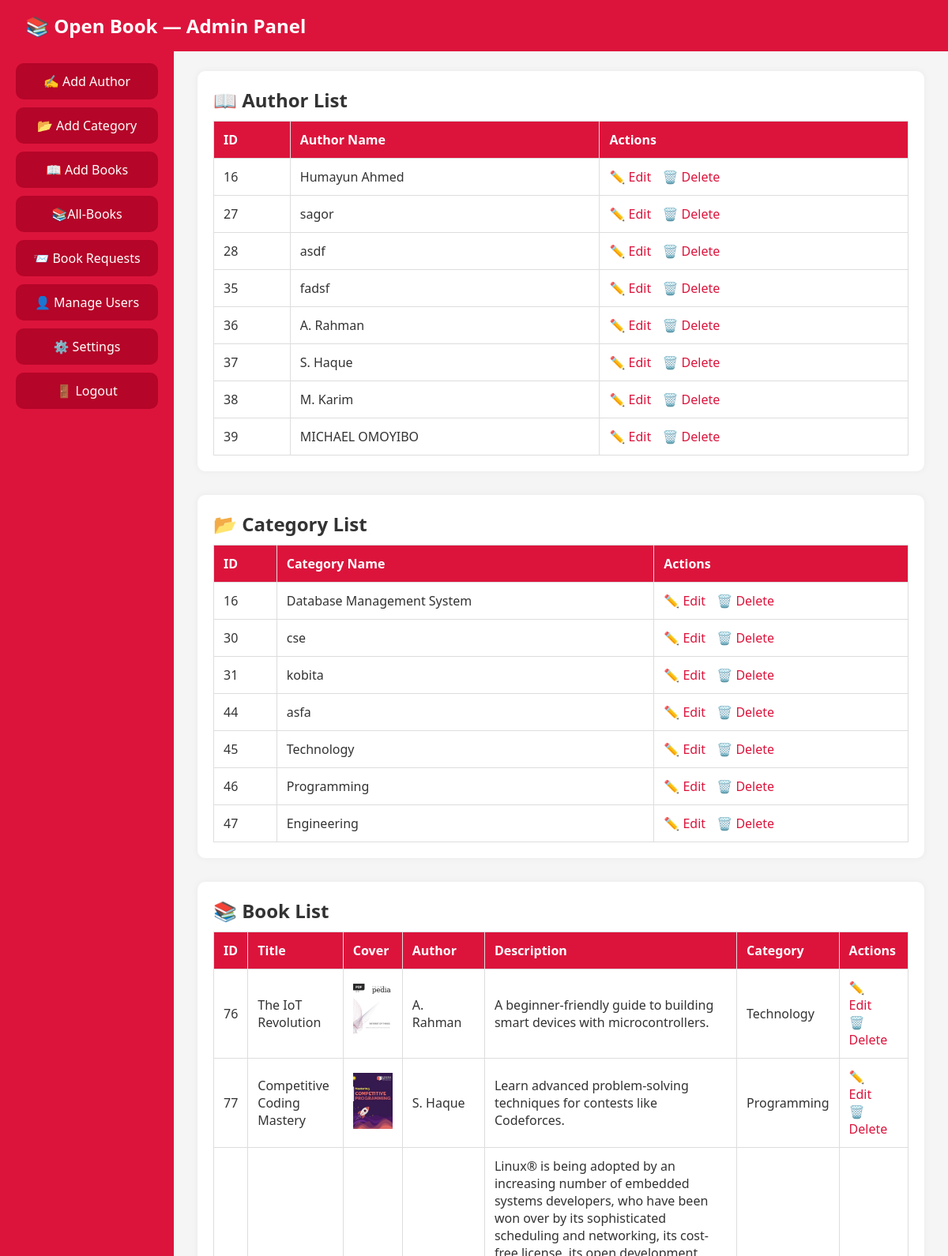
Before: /admin/admin.php (upper part) with the older database file.
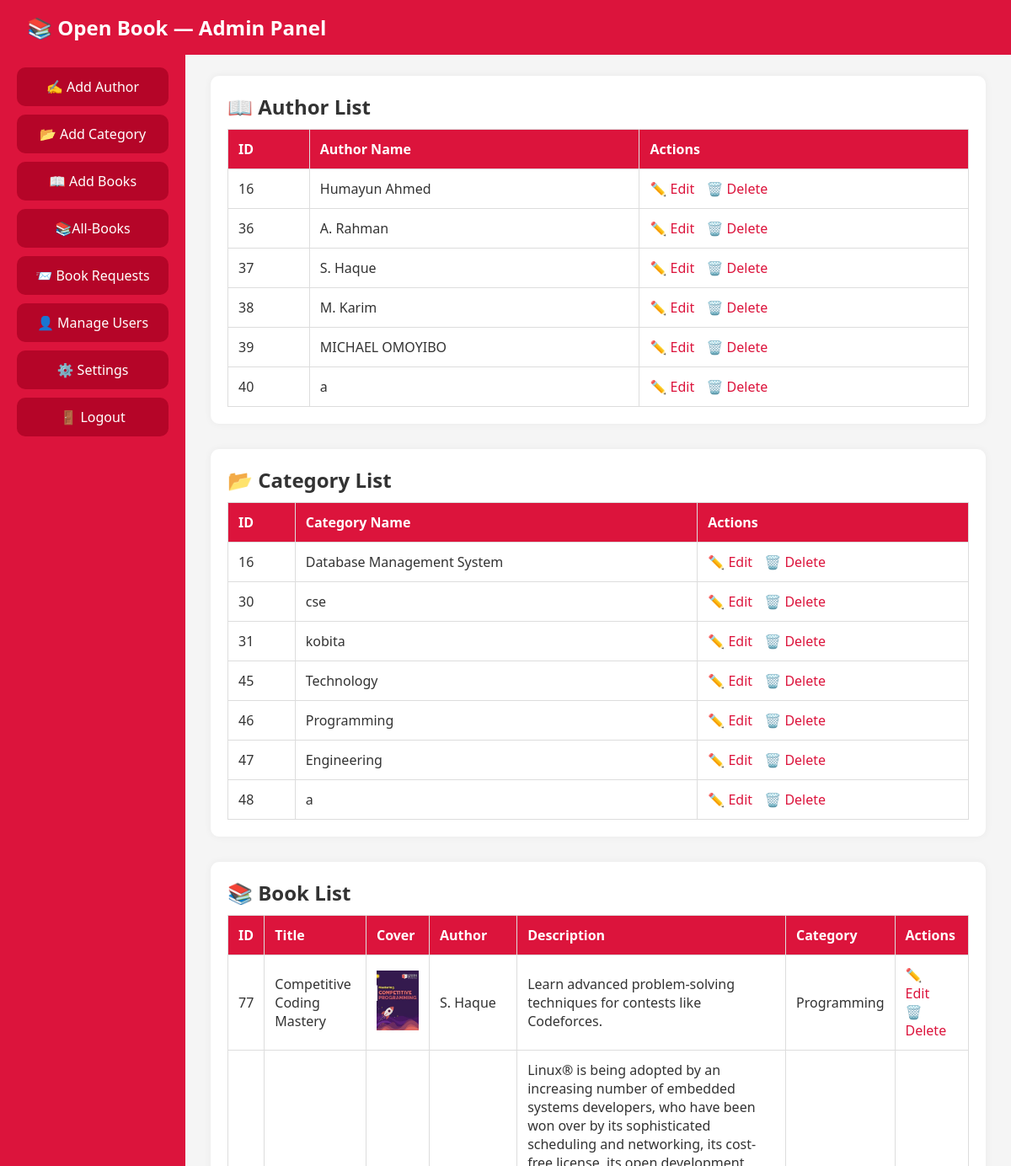
After: the same page with the newer database file.
### tables this page shows
CREATE TABLE `authors` (
  `id` int(11) NOT NULL,
  `name` varchar(30) NOT NULL
);

CREATE TABLE `category` (
  `id` int(11) NOT NULL,
  `name` varchar(30) NOT NULL
);

CREATE TABLE `books` (
  `id` int(11) NOT NULL,
  `title` varchar(255) NOT NULL,
  `description` text DEFAULT NULL,
  `author_id` int(11) DEFAULT NULL,
  `category_id` int(11) DEFAULT NULL,
  `cover` varchar(255) DEFAULT NULL,
  `file` varchar(255) DEFAULT NULL,
  `created_at` timestamp NOT NULL DEFAULT current_timestamp(),
  `isbn` varchar(20) DEFAULT NULL,
  `isbn_raw` varchar(30) DEFAULT NULL
);

### admin/admin.php (the view, shortened to what this page needs)
<?php
include "db_conn.php";
$authorQuery = "SELECT * FROM authors";
$authorResult = $conn->query($authorQuery);
$categoryQuery = "SELECT * FROM category";
$categoryResult = $conn->query($categoryQuery);
$booksQuery = "
    SELECT
        books.id,
        books.title,
        books.cover,
        books.description,
        authors.name AS author_name,
        category.name AS category_name
    FROM books
    LEFT JOIN authors ON books.author_id = authors.id
    LEFT JOIN category ON books.category_id = category.id
";
$booksresult = $conn->query($booksQuery);
?>
<!DOCTYPE html>
<html lang="en">
<head>
    <link rel="stylesheet" href="admin.css">
</head>
<body>
    <div class="navbar">
        📚 Open Book — Admin Panel
    </div>
    <div class="container">
        <aside class="sidebar" id="sidebar">
            <ul>
                <li onclick="navigateTo('add-author.php')">✍️ Add Author</li>
                <li onclick="navigateTo('add-category.php')">📂 Add Category</li>
                <li onclick="navigateTo('add-books.php')">📖 Add Books</li>
                <li onclick="navigateTo('../books.php')">📚All-Books</li>
                <li onclick="navigateTo('../index.php')">📨 Book Requests</li>
                <li onclick="navigateTo('admin.php')">👤 Manage Users</li>
                <li onclick="navigateTo('settings.php')">⚙️ Settings</li>
                <li onclick="navigateTo('logout.php')">🚪 Logout</li>
            </ul>
        </aside>
        <main class="content">
            <div class="card">
                <h2>📖 Author List</h2>
                <table>
                    <tr>
                        <th>ID</th>
                        <th>Author Name</th>
                        <th>Actions</th>
                    </tr>
                    <?php while ($row = $authorResult->fetch_assoc()): ?>
                        <tr>
                            <td><?= $row['id']; ?></td>
                            <td><?= htmlspecialchars($row['name']); ?></td>
                            <td>
                                <a href="update-author.php?id=<?= $row['id']; ?>">✏️ Edit</a>
                                <a href="delete-author.php?id=<?= $row['id']; ?>"
                                    onclick="return confirm('Are you sure?')">🗑️ Delete</a>
                            </td>
                        </tr>
                    <?php endwhile; ?>
                </table>
            </div>
            <div class="card">
                <h2>📂 Category List</h2>
                <table>
                    <tr>
                        <th>ID</th>
                        <th>Category Name</th>
                        <th>Actions</th>
                    </tr>
                    <?php while ($row = $categoryResult->fetch_assoc()): ?>
                        <tr>
                            <td><?= $row['id']; ?></td>
                            <td><?= htmlspecialchars($row['name']); ?></td>
                            <td>
                                <a href="update-category.php?id=<?= $row['id']; ?>">✏️ Edit</a>
                                <a href="delete-category.php?id=<?= $row['id']; ?>"
                                    onclick="return confirm('Are you sure?')">🗑️ Delete</a>
                            </td>
                        </tr>
                    <?php endwhile; ?>
                </table>
            </div>
            <div class="card">
                <h2>📚 Book List</h2>
                <table>
                    <tr>
                        <th>ID</th>
                        <th>Title</th>
                        <th>Cover</th>
                        <th>Author</th>
                        <th>Description</th>
                        <th>Category</th>
                        <th>Actions</th>
                    </tr>
                    <?php while ($row = $booksresult->fetch_assoc()): ?>
                        <tr>
                            <td><?= $row['id']; ?></td>
                            <td><?= htmlspecialchars($row['title']); ?></td>
                            <td>
                                <?php if (!empty($row['cover'])): ?>
                                    <img src="<?= '../' . htmlspecialchars($row['cover']); ?>" alt="Cover" width="50">
                                <?php else: ?>
                                    N/A
                                <?php endif; ?>
                            </td>
                            <td><?= htmlspecialchars($row['author_name']); ?></td>
                            <td><?= htmlspecialchars($row['description']); ?></td>
                            <td><?= htmlspecialchars($row['category_name']); ?></td>
                            <td>
                                <a href="update-books.php?id=<?= $row['id']; ?>">✏️ Edit</a>
                                <a href="delete-books.php?id=<?= $row['id']; ?>"
                                    onclick="return confirm('Are you sure you want to delete this book?')">🗑️ Delete</a>
                            </td>
                        </tr>
                    <?php endwhile; ?>
                </table>
            </div>
        </main>
    </div>
</body>
</html>

### admin/admin.css (style rules this page uses)
:root { --primary-color: #dc143c; --hover-color: rgb(181, 5, 40); --bg-color: #f5f5f5; --card-color: #ffffff; --text-color: #333; --border-radius: 10px; }
* { margin: 0; padding: 0; box-sizing: border-box; font-family: "Segoe UI", sans-serif; }
body { background-color: var(--bg-color); color: var(--text-color); }
.navbar { background-color: var(--primary-color); padding: 1rem 2rem; color: white; font-size: 1.5rem; font-weight: bold; display: flex; justify-content: space-between; align-items: center; position: fixed; top: 0; left: 0; width: 100%; z-index: 1100; }
.container { display: flex; min-height: 100vh; padding-top: 60px; }
.sidebar { width: 220px; background-color: var(--primary-color); color: white; padding: 20px; }
.sidebar ul { list-style: none; }
.sidebar li { padding: 12px; margin-bottom: 10px; background-color: var(--hover-color); border-radius: var(--border-radius); cursor: pointer; text-align: center; transition: 0.3s ease; }
.content { flex: 1; padding: 30px; }
.card { background-color: var(--card-color); padding: 20px; border-radius: var(--border-radius); box-shadow: 0 0 10px rgba(0, 0, 0, 0.05); margin-bottom: 30px; }
table { width: 100%; border-collapse: collapse; margin-top: 10px; }
th, td { padding: 12px; border: 1px solid #ddd; text-align: left; }
th { background-color: var(--primary-color); color: white; }
a { color: var(--primary-color); text-decoration: none; margin-right: 10px; }

Changed rows visible on the page:
removed authors: id "27", name "sagor"
removed authors: id "28", name "asdf"
removed authors: id "35", name "fadsf"
removed category: id "44", name "asfa"
removed books: id "76", title "The IoT Revolution", cover (picture), author.name "A. Rahman", description "A beginner-friendly guide to building smart devices with microcontrollers.", category.name "Technology"
added authors: id "40", name "a"
added category: id "48", name "a"
